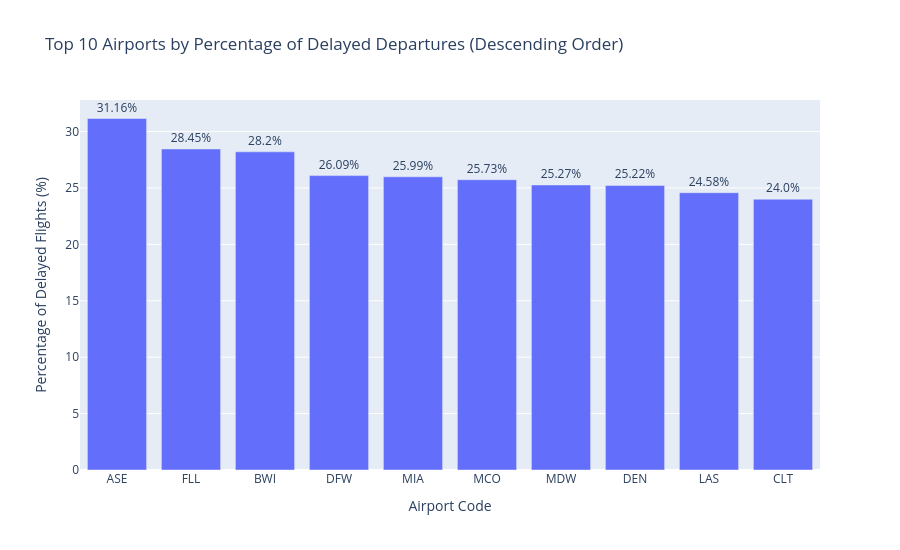

Write notebook code for a chart like this one.
### Markdown cell above
#### Percentage of Delayed flight per top 10 Busiest Airports

Goal: A plot showing the top 10 busiest airports with the percentage of delayed flights

### Code cell
import pyspark.sql.functions as F
import plotly.express as px

# --- Aggregate airport delays ---
airport_delay_df = (
    df.groupBy("Origin", "OriginCityName")
      .agg(
          F.count("*").alias("TotalFlights"),
          F.sum("DepDel15").alias("DelayedFlights")
      )
      .withColumn("DelayPercent", (F.col("DelayedFlights") / F.col("TotalFlights")) * 100)
      .withColumn("WeightedScore", F.col("DelayPercent") * F.log(F.col("TotalFlights")))
      .orderBy(F.desc("WeightedScore"))
      .limit(10)
)

airport_delay_pdf = airport_delay_df.toPandas()

# --- Sort by DelayPercent (descending) for plotting ---
airport_delay_pdf = airport_delay_pdf.sort_values("DelayPercent", ascending=False)

# --- Create bar chart ---
fig = px.bar(
    airport_delay_pdf,
    x="Origin",
    y="DelayPercent",
    text=airport_delay_pdf["DelayPercent"].round(2).astype(str) + "%",
    title="Top 10 Airports by Percentage of Delayed Departures (Descending Order)",
    labels={"Origin": "Airport Code", "DelayPercent": "Percentage of Delayed Flights (%)"},
    hover_data={
        "Origin": True,
        "OriginCityName": True,
        "TotalFlights": True,
        "DelayedFlights": True,
        "DelayPercent": ":.2f"
    }
)

# --- Customize layout ---
fig.update_traces(textposition="outside")
fig.update_layout(
    yaxis=dict(title="Percentage of Delayed Flights (%)"),
    xaxis=dict(title="Airport Code"),
    showlegend=False,
    height=550
)

fig.show()

### Figure 1 — Plotly figure (JSON) as saved in the notebook; plotly's stock layout.template omitted (floating-point values rounded to 4 significant figures)
{"data": [{"customdata": [["Aspen, CO", 17203, 5360], ["Fort Lauderdale, FL", 222756, 63384], ["Baltimore, MD", 238315, 67208], ["Dallas/Fort Worth, TX", 737339, 192406], ["Miami, FL", 266657, 69304], ["Orlando, FL", 398831, 102618], ["Chicago, IL", 197191, 49826], ["Denver, CO", 741410, 186988], ["Las Vegas, NV", 468291, 115101], ["Charlotte, NC", 506299, 121517]], "hovertemplate": "Airport Code=%{x}<br>Percentage of Delayed Flights (%)=%{y:.2f}<br>text=%{text}<br>OriginCityName=%{customdata[0]}<br>TotalFlights=%{customdata[1]}<br>DelayedFlights=%{customdata[2]}<extra></extra>", "legendgroup": "", "marker": {"color": "#636efa", "pattern": {"shape": ""}}, "name": "", "orientation": "v", "showlegend": false, "text": ["31.16%", "28.45%", "28.2%", "26.09%", "25.99%", "25.73%", "25.27%", "25.22%", "24.58%", "24.0%"], "textposition": "outside", "type": "bar", "x": ["ASE", "FLL", "BWI", "DFW", "MIA", "MCO", "MDW", "DEN", "LAS", "CLT"], "xaxis": "x", "y": [31.16, 28.45, 28.2, 26.09, 25.99, 25.73, 25.27, 25.22, 24.58, 24.0], "yaxis": "y"}], "layout": {"barmode": "relative", "height": 550, "legend": {"tracegroupgap": 0}, "showlegend": false, "title": {"text": "Top 10 Airports by Percentage of Delayed Departures (Descending Order)"}, "xaxis": {"anchor": "y", "domain": [0, 1], "title": {"text": "Airport Code"}}, "yaxis": {"anchor": "x", "domain": [0, 1], "title": {"text": "Percentage of Delayed Flights (%)"}}}}
